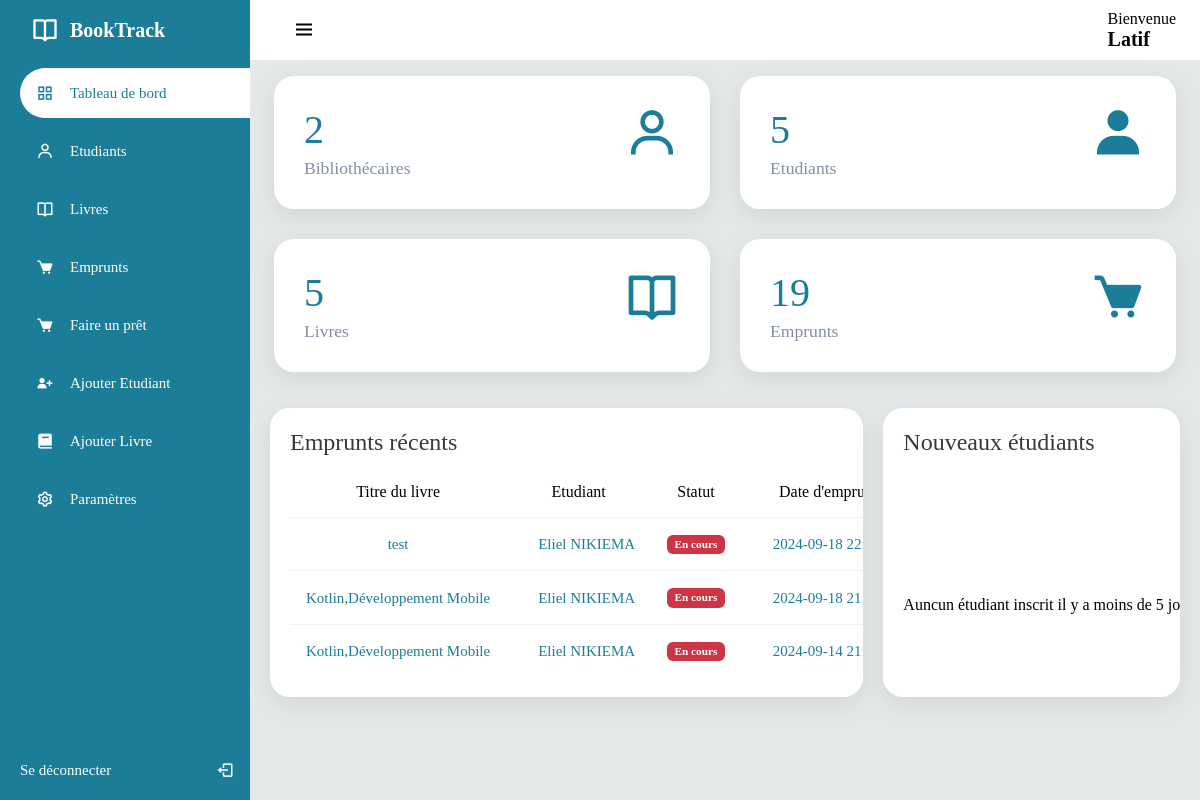
The page /librarians/librarian_dash.php (signed in) on the database its author committed.
### tables this page shows
CREATE TABLE IF NOT EXISTS `librarian` (
  `librarian_id` int NOT NULL AUTO_INCREMENT,
  `librarian_name` varchar(100) NOT NULL,
  `librarian_mail` varchar(100) NOT NULL,
  `librarian_tel` varchar(100) NOT NULL,
  `librarian_pass` text NOT NULL,
  `library_id` int NOT NULL,
  `must_changes` tinyint(1) NOT NULL DEFAULT '1',
  PRIMARY KEY (`librarian_id`),
  KEY `lib_lib_id` (`library_id`)
);

CREATE TABLE IF NOT EXISTS `borrow` (
  `borrow_id` int NOT NULL AUTO_INCREMENT,
  `student_id` int NOT NULL,
  `book_id` int NOT NULL,
  `librarian_id` int NOT NULL,
  `borrow_date` timestamp NOT NULL DEFAULT CURRENT_TIMESTAMP,
  `borrow_return` date NOT NULL,
  `borrow_status` enum('En cours','Retard','Retourné','') NOT NULL DEFAULT 'En cours',
  `notification_sent` tinyint(1) NOT NULL,
  PRIMARY KEY (`borrow_id`),
  KEY `stu_brw_id` (`student_id`),
  KEY `bk_brw_id` (`book_id`),
  KEY `libra_fk_ky` (`librarian_id`)
);

CREATE TABLE IF NOT EXISTS `book` (
  `book_id` int NOT NULL AUTO_INCREMENT,
  `book_quote` int NOT NULL,
  `book_title` varchar(100) NOT NULL,
  `book_auth` varchar(100) NOT NULL,
  `book_copies` int NOT NULL,
  `library_id` int NOT NULL,
  PRIMARY KEY (`book_id`),
  UNIQUE KEY `UNIQUE` (`book_quote`),
  KEY `lib_bk_id` (`library_id`)
);

CREATE TABLE IF NOT EXISTS `student` (
  `student_id` int NOT NULL AUTO_INCREMENT,
  `student_ine` varchar(100) NOT NULL,
  `student_name` varchar(100) NOT NULL,
  `student_mail` varchar(100) NOT NULL,
  `library_id` int NOT NULL,
  `student_pass` text NOT NULL,
  `creation_date` timestamp NOT NULL,
  PRIMARY KEY (`student_id`),
  UNIQUE KEY `student_ine` (`student_ine`),
  KEY `lib_stu_id` (`library_id`)
);

### librarians/scripts/recent_borrowings.php (called while the page is built, shortened)
<?php
    $id = $_SESSION['lib_id'];
    $research = $conn->prepare("SELECT * FROM librarian WHERE librarian_id = '$id'");
    $research->execute();
    $librarian = $research->fetch(PDO::FETCH_ASSOC);
    $library_id = $librarian['library_id'];
    $sql = "SELECT s.student_name, bk.book_title, b.borrow_status, b.borrow_date
            FROM borrow b
            JOIN student s ON b.student_id = s.student_id
            JOIN book bk ON b.book_id = bk.book_id
            JOIN library l ON l.library_id = bk.library_id
            WHERE l.library_id = :library_id
            AND b.borrow_status = 'En cours'
            ORDER BY b.borrow_date DESC
            LIMIT 10";
    $stmt = $conn->prepare($sql);
    $stmt->bindParam(':library_id', $library_id, PDO::PARAM_INT);
    $stmt->execute();
    $recent_borrows = $stmt->fetchAll(PDO::FETCH_ASSOC);
?>

### librarians/scripts/total_librarian.php (called while the page is built, shortened)
<?php
    $librarian_id = $_SESSION['lib_id'];
    $sql = "SELECT COUNT(l2.librarian_id) AS librarian_count
            FROM librarian l1
            INNER JOIN librarian l2 ON l1.library_id = l2.library_id
            WHERE l1.librarian_id = :librarian_id";
    $stmt = $conn->prepare($sql);
    $stmt->bindParam(':librarian_id', $librarian_id, PDO::PARAM_INT);
    $stmt->execute();
    $row = $stmt->fetch(PDO::FETCH_ASSOC);
    $total_librarian = $row['librarian_count'];
?>

### librarians/scripts/total_student.php (called while the page is built, shortened)
<?php
    $librarian_id = $_SESSION['lib_id'];
    $sql = "SELECT COUNT(s.student_id) AS student_count
            FROM librarian l
            INNER JOIN student s ON s.library_id = l.library_id
            WHERE l.librarian_id = :librarian_id";
    $stmt = $conn->prepare($sql);
    $stmt->bindParam(':librarian_id', $librarian_id, PDO::PARAM_INT);
    $stmt->execute();
    $row = $stmt->fetch(PDO::FETCH_ASSOC);
    $total_student = $row['student_count'];
?>

### librarians/scripts/total_book.php (called while the page is built, shortened)
<?php
    $librarian_id = $_SESSION['lib_id'];
    $sql = "SELECT COUNT(b.book_id) AS book_count
            FROM librarian l
            INNER JOIN library lib ON l.library_id = lib.library_id
            INNER JOIN book b ON lib.library_id = b.library_id
            WHERE l.librarian_id = :librarian_id";
    $stmt = $conn->prepare($sql);
    $stmt->bindParam(':librarian_id', $librarian_id, PDO::PARAM_INT);
    $stmt->execute();
    $row = $stmt->fetch(PDO::FETCH_ASSOC);
    $total_book = $row['book_count'];
?>

### librarians/scripts/total_borrow.php (called while the page is built, shortened)
<?php
    $librarian_id = $_SESSION['lib_id'];
    $sql = "SELECT COUNT(br.borrow_id) AS borrow_count
            FROM librarian l
            INNER JOIN library lib ON l.library_id = lib.library_id
            INNER JOIN book b ON lib.library_id = b.library_id
            INNER JOIN borrow br ON b.book_id = br.book_id
            WHERE l.librarian_id = :librarian_id";
    $stmt = $conn->prepare($sql);
    $stmt->bindParam(':librarian_id', $librarian_id, PDO::PARAM_INT);
    $stmt->execute();
    $row = $stmt->fetch(PDO::FETCH_ASSOC);
    $total_borrow = $row['borrow_count'];
?>

### librarians/librarian_dash.php (the view, shortened to what this page needs)
<?php require "../config/config.php" ?>
<?php require "scripts/total_student.php" ?>
<?php require "scripts/total_librarian.php" ?>
<?php require "scripts/total_book.php" ?>
<?php require "scripts/total_borrow.php" ?>
<?php require "scripts/recent_students.php" ?>
<?php require "scripts/recent_borrowings.php" ?>
<!DOCTYPE html>
<html lang="fr">
<head>
	<link rel="stylesheet" href="../assets/css/admin_dash.css?v=1.0">
	<link href='https://unpkg.com/boxicons@2.1.1/css/boxicons.min.css' rel='stylesheet'>
</head>
<body>
	<div class="sidebar">
		<div class="logo_details">
			<i class='bx bx-book-open'></i>
			<div class="logo_name">
				BookTrack
			</div>
		</div>
		<ul>
			<li>
				<a href="#" class="active">
				<i class='bx bx-grid-alt'></i>
				<span class="links_name">
					Tableau de bord
				</span>
				</a>
			</li>
			<li>
				<a href="students.php">
				<i class='bx bx-user'></i>
				<span class="links_name">
					Etudiants
				</span>
				</a>
			</li>
			<li>
				<a href="books.php">
				<i class='bx bx-book-open'></i>
				<span class="links_name">
					Livres
				</span>
				</a>
			</li>
            <li>
				<a href="borrowings.php">
				<i class='bx bxs-cart'></i>
				<span class="links_name">
					Emprunts
				</span>
				</a>
			</li>
			<li>
				<a href="loan.php">
				<i class='bx bxs-cart'></i>
				<span class="links_name">
					Faire un prêt
				</span>
				</a>
			</li>
			<li>
				<a href="add_student.php">
				<i class='bx bxs-user-plus'></i>
				<span class="links_name">
					Ajouter Etudiant
				</span>
				</a>
			</li>
			<li>
				<a href="add_book.php">
				<i class='bx bxs-book'></i>
				<span class="links_name">
					Ajouter Livre
				</span>
				</a>
			</li>
			<li>
				<a href="setting.php">
				<i class='bx bx-cog'></i>
				<span class="links_name">
					Paramètres
				</span>
				</a>
			</li>
			<li class="login">
				<a href="logout.php">
				<span class="links_name login_out">
					Se déconnecter
				</span>
				<i class='bx bx-log-out' id="log_out"></i>
				</a>
			</li>
		</ul>
	</div>
	<section class="home_section">
		<div class="topbar">
			<div class="toggle">
				<i class='bx bx-menu' id="btn"></i>
			</div>
			<div class="user_wrapper">
				<p>Bienvenue</p>
				<?php if(isset($_SESSION['lib_id'])): ?>
                    <h2 style="text-transform: capitalize; font-size:20px;">
                    	<?php echo $librarian['librarian_name']; ?>
                    </h2>
                <?php endif; ?>
			</div>
		</div>
		<div class="card-boxes">
			<div class="box">
				<div class="right_side">
					<div class="numbers"> <?php echo $total_librarian; ?> </div>
					<div class="box_topic">Bibliothécaires</div>
				</div>
				<i class='bx bx-user'></i>
			</div>
			<div class="box">
				<div class="right_side">
					<div class="numbers"> <?php echo $total_student; ?> </div>
					<div class="box_topic">Etudiants</div>
				</div>
				<i class='bx bxs-user'></i>
			</div>
			<div class="box">
				<div class="right_side">
					<div class="numbers"> <?php echo $total_book; ?> </div>
					<div class="box_topic">Livres</div>
				</div>
				<i class='bx bx-book-open'></i>
			</div>
			<div class="box">
				<div class="right_side">
					<div class="numbers"> <?php echo $total_borrow; ?> </div>
					<div class="box_topic">Emprunts</div>
				</div>
				<i class='bx bxs-cart'></i>
			</div>
		</div>
		<div class="details">
			<div class="recent_project">
				<div class="card_header">
					<h2>Emprunts récents</h2>
				</div>
				<table>
					<thead>
						<tr>
							<td>Titre du livre</td>
							<td>Etudiant</td>
							<td>Statut</td>
							<td>Date d'emprunt</td>
						</tr>
					</thead>
					<tbody>
						<?php if(!empty($recent_borrows)): ?>
							<?php foreach ($recent_borrows as $borrow): ?>
								<tr>
									<td>
										<?= htmlspecialchars($borrow['book_title']); ?>
									</td>
									<td>
										<?= htmlspecialchars($borrow['student_name']); ?>
									</td>
									<td>
										<span class="badge bg_danger">
											<?= htmlspecialchars($borrow['borrow_status']); ?>
										</span>
									</td>
									<td>
										<?= htmlspecialchars($borrow['borrow_date']); ?>
									</td>
								</tr>
							<?php endforeach; ?>
						<?php else: ?>
							<tr>
								<td colspan="4">Auncun Emprunt en cours trouvé.</td>
							</tr>
						<?php endif; ?>
					</tbody>
				</table>
			</div>
			<div class="recent_customers">
				<div class="card_header">
					<h2>Nouveaux étudiants</h2>
				</div>
				<table>
					<tbody>
						<?php if(!empty($recent_students)): ?>
							<?php foreach ($recent_students as $student): ?>
								<tr>
									<td style="text-transform: uppercase;">
										<?= htmlspecialchars($student['student_ine']); ?>
									</td>
									<td>
										<h4 style="text-transform: uppercase; font-size:13px;">
											<?= htmlspecialchars($student['student_name']); ?>
										</h4>
										<span style="font-size:12px;">
											<?= htmlspecialchars($student['student_mail']); ?>
										</span>
									</td>
								</tr>
							<?php endforeach; ?>
						<?php else: ?>
							<tr>
								<td colspan="2">Auncun étudiant inscrit il y a moins de 5 jours.</td>
							</tr>
						<?php endif; ?>
					</tbody>
				</table>
			</div>
		</div>
	</section>
</body>
</html>

### assets/css/admin_dash.css (style rules this page uses)
:root { --blue: #0053f3; --dark-blue: #1c7d98; --white: #fff; --gray: #8390a2; }
* { margin: 0; padding: 0; box-sizing: border-box; font-family: Georgia, 'Times New Roman', Times, serif; }
.sidebar { position: fixed; left: 0; top: 0; width: 250px; height: 100%; padding-left: 20px; background: var(--dark-blue); transition: all 0.5s ease; z-index: 99; }
.sidebar .logo_details { position: relative; height: 60px; display: flex; align-items: center; }
.sidebar li { position: relative; margin: 8px 0; list-style: none; }
.sidebar i { position: relative; height: 60px; min-width: 50px; font-size: 28px; line-height: 60px; text-align: center; color: var(--white); }
.sidebar .logo_details .logo_name { font-size: 20px; font-weight: 600; color: var(--white); transition: all 0.5s ease; }
.toggle { position: relative; }
#btn { font-size: 24px; cursor: pointer; }
.sidebar ul li a i { position: relative; height: 50px; font-size: 18px; line-height: 50px; }
.sidebar ul li a { width: 100%; height: 100%; display: flex; align-items: center; text-decoration: none; border-radius: 30px 0px 0px 30px; transition: all 0.5s ease; }
.sidebar ul li a .links_name { font-size: 15px; font-weight: 400; color: var(--white); transition: 0.4s; }
.sidebar li.login { position: fixed; width: 250px; height: 60px; left: 0; bottom: -8px; padding: 20px 20px; background: var(--white-blue); transition: all 0.5s ease; }
.sidebar .login #log_out { position: absolute; height: 60px; right: 0; top: 50%; transform: translateY(-50%); line-height: 60px; transition: all 0.5s ease; }
.sidebar li a.active { background: var(--white); }
.sidebar li a.active .links_name, .sidebar li a.active i { color: var(--dark-blue); }
.home_section { position: relative; width: calc(100% - 250px); min-height: 100vh; left: 250px; top: 0; background: #E4E9E7; transition: all 0.5s ease; }
.home_section .topbar { position: relative; width: 100%; height: 60px; display: flex; justify-content: space-between; align-items: center; padding: 1rem 1.5rem; background: var(--white); }
.home_section .topbar .toggle { position: relative; width: 60px; height: 60px; display: flex; justify-content: center; align-items: center; font-size: 2em; cursor: pointer; }
.card-boxes { position: relative; width: 100%; padding: 1rem 1.5rem; display: grid; grid-template-columns: repeat(4, 1fr); grid-gap: 30px; }
.card-boxes .box { position: relative; background: var(--white); padding: 30px; display: flex; justify-content: space-between; border-radius: 20px; box-shadow: 0 7px 25px rgba(0, 0, 0, 0.08); cursor: pointer; }
.card-boxes .box .numbers { position: relative; font-size: 2.5rem; font-weight: 500; color: var(--dark-blue); }
.card-boxes .box .box_topic { position: relative; margin-top: 5px; font-size: 1.1em; color: var(--gray); }
.card-boxes .box i { position: relative; font-size: 3.5em; color: var(--dark-blue); }
.details { position: relative; width: 100%; padding: 20px; display: grid; grid-template-columns: 2fr 1fr; grid-gap: 20px; }
.details .recent_project, .details .recent_customers { position: relative; display: grid; padding: 20px; background: var(--white); border-radius: 20px; box-shadow: 0 7px 25px rgba(0, 0, 0, 0.08); overflow-y: auto; white-space: nowrap; }
.details table { width: 100%; margin-top: 10px; border-collapse: collapse; text-align: center; }
.details .card_header h2 { position: relative; font-weight: 500; line-height: 1.2; color: #343a40; }
.details .recent_project table tr { border-bottom: 1px solid #f0f0f0; }
.details .recent_project table tbody tr:last-child { border-bottom: none; }
.details .recent_project table tr td { padding: 1rem 1rem; }
.details .recent_project table tbody tr td { position: relative; font-size: .938rem; font-weight: 500; line-height: 1.2; color: var(--dark-blue); }
.details .recent_project table tbody tr td:nth-child(2) { padding-left: 2rem; }
.details .recent_project table tbody tr td:last-child { padding-left: 2rem; }
.details .badge { position: relative; display: inline-block; padding: 0.38em 0.65em; font-size: 0.75em; font-weight: 700; line-height: 1; color: var(--white); border-radius: 0.375rem; }
.bg_danger { background: #cd3545; }
.details .recent_customers { position: relative; }
.details .recent_customers table tr { height: 80px; }
@media screen and (max-width: 1200px) { .card-boxes { grid-template-columns: repeat(2, 1fr); } }

### rows shown on the page
librarian: librarian_name "Latif"
borrow: book.book_title "test", student.student_name "Eliel NIKIEMA", borrow_status "En cours", borrow_date "2024-09-18…"
borrow: book.book_title "Kotlin,Développement Mobile", student.student_name "Eliel NIKIEMA", borrow_status "En cours", borrow_date "2024-09-18…"
borrow: book.book_title "Kotlin,Développement Mobile", student.student_name "Eliel NIKIEMA", borrow_status "En cours", borrow_date "2024-09-14…"

### other values the page prints
$total_librarian "2"
$total_student "5"
$total_book "5"
$total_borrow "19"
